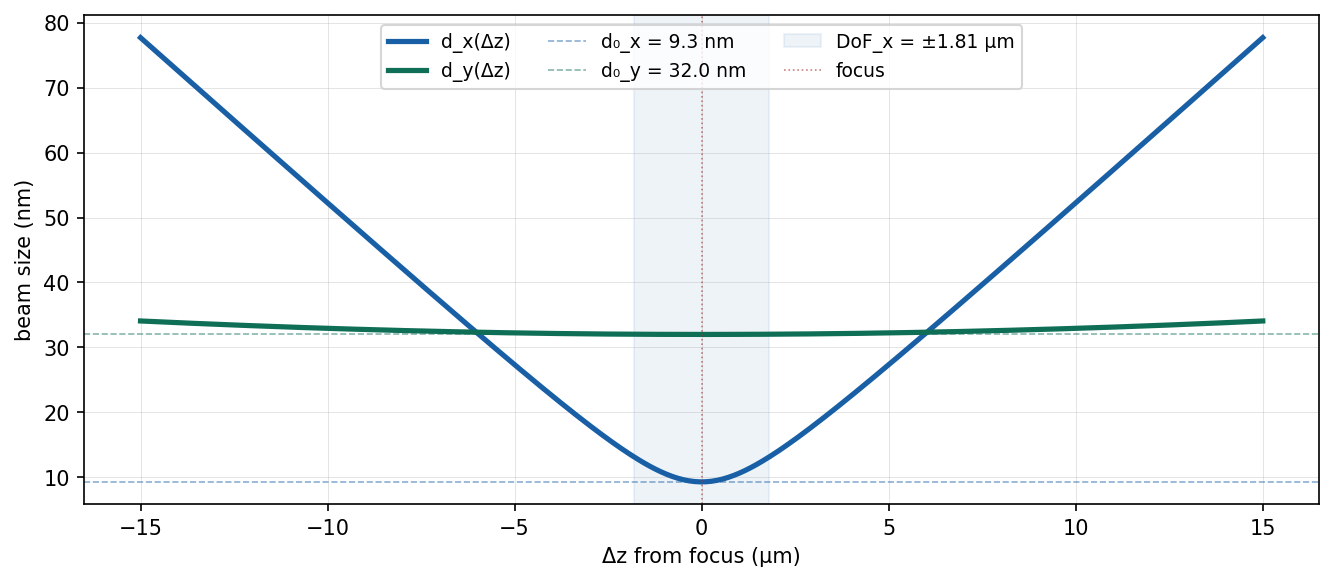

Generate this figure with Python:
"""
Beam convergence at sample — CIBA Oxford Triplet
=================================================
Given a z-offset from focus, shows the live math for:
  Step 1: α_img = α_obj × D
  Step 2: cone blur = 2α × |Δz|
  Step 3: d(Δz) = √(d₀² + (2α·Δz)²)
"""

import numpy as np
import matplotlib.pyplot as plt

# ── Fixed system values (from Table 2-2 and §2.6) ──────────────────────────
D0_X   = 9.3e-9          # spot at focus, X [m]
D0_Y   = 32e-9           # spot at focus, Y [m]
DX     = 857             # demagnification X
DY     = 130             # demagnification Y
A_OBJ  = 3e-6            # object divergence half-angle [rad]  §2.6 text

# ── Derived (Step 1) ────────────────────────────────────────────────────────
AX = A_OBJ * DX          # convergence half-angle X [rad]
AY = A_OBJ * DY          # convergence half-angle Y [rad]
DOF_X = D0_X / (2 * AX)  # depth of focus X [m]
DOF_Y = D0_Y / (2 * AY)  # depth of focus Y [m]


def math_at_z(dz_um: float) -> dict:
    """
    Show the three-step math for a given z-offset in µm.
    Returns a dict of every intermediate and final value.
    """
    dz = dz_um * 1e-6                        # convert to metres

    cone_x = 2 * AX * abs(dz)               # Step 2: cone blur X [m]
    cone_y = 2 * AY * abs(dz)               # Step 2: cone blur Y [m]

    d_x = np.sqrt(D0_X**2 + cone_x**2)      # Step 3: total spot X [m]
    d_y = np.sqrt(D0_Y**2 + cone_y**2)      # Step 3: total spot Y [m]

    return dict(
        dz_um   = dz_um,
        ax_mrad = AX * 1e3,
        ay_mrad = AY * 1e3,
        cone_x_nm = cone_x * 1e9,
        cone_y_nm = cone_y * 1e9,
        d_x_nm  = d_x * 1e9,
        d_y_nm  = d_y * 1e9,
        x_growth_pct = (d_x / D0_X - 1) * 100,
        y_growth_pct = (d_y / D0_Y - 1) * 100,
        inside_dof_x = abs(dz) <= DOF_X,
        inside_dof_y = abs(dz) <= DOF_Y,
    )


def print_math(dz_um: float):
    r = math_at_z(dz_um)
    print(f"\n{'─'*55}")
    print(f"  Δz = {dz_um:+.1f} µm from focus")
    print(f"{'─'*55}")
    print(f"  Step 1 — convergence angles (α_obj × D)")
    print(f"    α_x = {A_OBJ*1e6:.1f} µrad × {DX} = {r['ax_mrad']:.3f} mrad")
    print(f"    α_y = {A_OBJ*1e6:.1f} µrad × {DY} = {r['ay_mrad']:.3f} mrad")
    print(f"\n  Step 2 — cone blur = 2α × |Δz|")
    print(f"    2α_x × |Δz| = 2 × {r['ax_mrad']:.3f} × {abs(dz_um):.1f}×10⁻⁶ m = {r['cone_x_nm']:.2f} nm")
    print(f"    2α_y × |Δz| = 2 × {r['ay_mrad']:.3f} × {abs(dz_um):.1f}×10⁻⁶ m = {r['cone_y_nm']:.2f} nm")
    print(f"\n  Step 3 — d(Δz) = √(d₀² + (2α·Δz)²)")
    print(f"    d_x = √({D0_X*1e9:.1f}² + {r['cone_x_nm']:.2f}²) = {r['d_x_nm']:.2f} nm  [{r['x_growth_pct']:+.1f}%]")
    print(f"    d_y = √({D0_Y*1e9:.1f}² + {r['cone_y_nm']:.2f}²) = {r['d_y_nm']:.2f} nm  [{r['y_growth_pct']:+.1f}%]")
    print(f"\n  Inside DoF_x ({DOF_X*1e6:.2f} µm)?  {'YES ✓' if r['inside_dof_x'] else 'NO  ✗'}")
    print(f"  Inside DoF_y ({DOF_Y*1e6:.1f} µm)?  {'YES ✓' if r['inside_dof_y'] else 'NO  ✗'}")


def plot(z_range_um=15):
    zs = np.linspace(-z_range_um, z_range_um, 400)
    dx = [math_at_z(z)['d_x_nm'] for z in zs]
    dy = [math_at_z(z)['d_y_nm'] for z in zs]

    fig, ax = plt.subplots(figsize=(9, 4))
    ax.plot(zs, dx, color='#185FA5', lw=2.5, label='d_x(Δz)')
    ax.plot(zs, dy, color='#0F6E56', lw=2.5, label='d_y(Δz)')
    ax.axhline(D0_X*1e9, color='#185FA5', lw=0.8, ls='--', alpha=0.5, label=f'd₀_x = {D0_X*1e9:.1f} nm')
    ax.axhline(D0_Y*1e9, color='#0F6E56', lw=0.8, ls='--', alpha=0.5, label=f'd₀_y = {D0_Y*1e9:.1f} nm')
    ax.axvspan(-DOF_X*1e6, DOF_X*1e6, alpha=0.07, color='#185FA5', label=f'DoF_x = ±{DOF_X*1e6:.2f} µm')
    ax.axvline(0, color='#A32D2D', lw=0.8, ls=':', alpha=0.6, label='focus')
    ax.set_xlabel('Δz from focus (µm)')
    ax.set_ylabel('beam size (nm)')
    ax.legend(fontsize=9, ncol=3)
    ax.grid(True, lw=0.4, alpha=0.4)
    plt.tight_layout()
    plt.savefig('beam_at_sample.png', dpi=150, bbox_inches='tight')
    plt.show()


# ── Run ─────────────────────────────────────────────────────────────────────
if __name__ == "__main__":
    for z in [0, 1, 2, 5, -3, 10]:
        print_math(z)
    plot()
